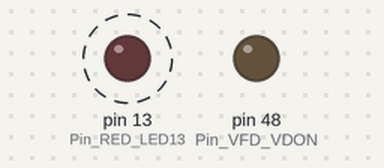
A sketch run on a simulated Arduino Mega 2560, built with avr-gcc and run on an emulated ATmega2560. Shown: output pins drawn as LEDs (lit = HIGH). Dashed ring = blinking. Pins used as bus, display or sensor lines are not drawn.

Above: at 0.5 s.
Timing chart, 0 to 4.6 s (numbered marks = the images above):
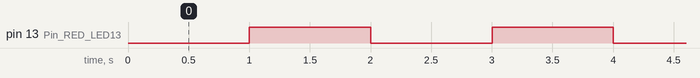

Measured:
- by itself, pin 13 (Pin_RED_LED13): alternates HIGH for 1.0 s and LOW for 1.0 s

The sketch:

vacfludis.ino
```cpp
// VFD.cpp, vacuum fluroescent example for Samsung HCS-12SS59T, V0.9 171112 qrt@qland.de

#include <Arduino.h>

#include "VFD.h"

void setup()
{
	pinMode(Pin_RED_LED13, OUTPUT);
	digitalWrite(Pin_RED_LED13, HIGH);

	Serial.begin(9600);
	Vfd.init();

	Vfd.write("QRT@QLAND_DE * ABCDEFGHIJKLMNOPQRSTUVWXYZ * 0123456789 * ");		// display
	Vfd.scroll(20);																// scroll left  (+) 20 * 0.01 chars per second
}																				//        right (-)
																				//        stop  (0)
void loop()
{
	digitalWrite(Pin_RED_LED13, !digitalRead(Pin_RED_LED13));
	delay(1000);
}
```

VFD.cpp
```cpp
// VFD.cpp, vacuum fluorescent display driver for Samsung HCS-12SS59T, V0.9 171112 qrt@qland.de

#include "VFD.h"
#include "TimerOne.h"

VFD Vfd;

SPISettings settingsA(SPIPARS);

void VFD::init()
{
	pinMode(Pin_VFD_RESET, OUTPUT);
	pinMode(Pin_VFD_CS, OUTPUT);

	digitalWrite(Pin_VFD_RESET, HIGH);		// VFD _RESET OFF
	digitalWrite(Pin_VFD_CS, HIGH);			//     _CS

	for(int16_t i=0; i<NUMDIGITS; i++)		// preset display buffer
		buf[i] = 0xff;						// with unused char

	buf[NUMDIGITS] = '\0';					// terminate buffer

#if SUPPLYMODE==0
	pinMode(Pin_VFD_VDON, OUTPUT);			// _VDON output
	digitalWrite(Pin_VFD_VDON, HIGH);		// Vdisp OFF
#else
	pinMode(Pin_VFD_SUCLK_A, OUTPUT);		// supply clock outputs
	pinMode(Pin_VFD_SUCLK_B, OUTPUT);       // OC2A:OC2B L:L
	//digitalWrite(Pin_VFD_SUCLK_A, LOW);
	//digitalWrite(Pin_VFD_SUCLK_B, LOW);
#endif

	supplyOn();								// supply on
	SPI.begin();

	digitalWrite(Pin_VFD_RESET, LOW);		// reset
	delayMicroseconds(1);					// tWRES
	digitalWrite(Pin_VFD_RESET, HIGH);
	delayMicroseconds(1);					// tRSOFF

	SPI.beginTransaction(settingsA);

	sendCmd(VFD_NUMDIGIT, NUMDIGITS);		// number of digits
	sendCmd(VFD_DUTY, 4);					// brightness 1..15
	sendCmd(VFD_LIGHTS, LINORM);			// lights normal

	SPI.endTransaction();
}

void VFD::supplyOn()
{
#if SUPPLYMODE==0
	digitalWrite(Pin_VFD_VDON, LOW);				// Vdisp ON
#else
	TCCR2A = 1<<COM2A1 | 1<<COM2B1 | 1<<COM2B0;		// OC2A:OC2B L:H
	TCCR2B = 1<<FOC2A | 1<<FOC2B;					// force output compare to fix phase

	TCCR2A = 1<<COM2A0 | 1<<COM2B0 | 1<<WGM21;		// OC2A, OC2B toggle, CTC

	OCR2A = SUPPLYCYC - 1;							// supply clock cycle
	OCR2B = SUPPLYCYC - 1;

	TCCR2B = 1<<CS21;								// DIV 8, start supply clock
#endif

	delay(1);
}

void VFD::supplyOff()
{
#if SUPPLYMODE==0
	digitalWrite(Pin_VFD_VDON, HIGH);					// Vdisp OFF
#else
	TCCR2B = 0;											// stop supply clock
	TCCR2A = 0;											// OC2A:OC2B L:L, normal port operation
	//digitalWrite(Pin_VFD_SUCLK_A, LOW);
	//digitalWrite(Pin_VFD_SUCLK_B, LOW);
#endif

	delay(1);
}

void VFD::write(char* text)
{
	scrLen = strlen(text);
	scrPos = NUMDIGITS-1;

	if(scrLen > BUFSIZE-1){
		scrLen = BUFSIZE-1;
		text[scrLen] = '\0';
	}

	strcpy(buf, text);
	display();
}

void doScroll()
{
	Vfd.display();

	if(Vfd.scrMode > 0){
		if(++Vfd.scrPos >= Vfd.scrLen)
			Vfd.scrPos = 0;
	}
	else{
		if(--Vfd.scrPos < 0)
			Vfd.scrPos = Vfd.scrLen-1;
	}
}

void VFD::scroll(int16_t mode)
{
	static bool tirat = false;

	scrMode = mode;

	if(mode == 0){
		Timer1.detachInterrupt();
	}
	else{
		Timer1.initialize((uint32_t)abs(mode) * 10000);

		if(!tirat){
			Timer1.attachInterrupt(doScroll);
			tirat = true;
		}
	}
}

void VFD::display()
{
	SPI.beginTransaction(settingsA);
	select(Pin_VFD_CS);

	sendCmdSeq(VFD_DCRAM_WR, 0);

	int16_t p = scrPos;

	for(int16_t i=0; i<NUMDIGITS; i++){
		sendChar(buf[p--]);

		if(p < 0)
			p = scrLen-1;
	}

	deSelect(Pin_VFD_CS);
	SPI.endTransaction();
}

void VFD::select(int pin)
{
	digitalWrite(pin, LOW);				// select
	delayMicroseconds(1);				// tCSS
}

void VFD::deSelect(int pin)
{
	delayMicroseconds(8);				// 1/2 tCSH
	digitalWrite(pin, HIGH);			// deselect
}

void VFD::sendCmd(char cmd, char arg)
{
	select(Pin_VFD_CS);					// select
	SPI.transfer(cmd | arg);			// send command and argument
	delayMicroseconds(8);				// 1/2 tCSH
	deSelect(Pin_VFD_CS);				// deselect
}

void VFD::sendCmdSeq(char cmd, char arg)
{
	SPI.transfer(cmd | arg);			// send command and argument
	delayMicroseconds(8);				// tDOFF
}

void VFD::sendChar(char c)
{
	SPI.transfer(getCode(c));			// send data
	delayMicroseconds(8);				// tDOFF and 1/2 tCSH for last data
}

char VFD::getCode(char c)
{
	if(c>='@' && c<='_')				// 64.. -> 16..
		c -= 48;
	else if(c>=' ' && c<='?')			// 32.. -> 48..
		c += 16;
	else if(c>='a' && c<='z')			// 97.. -> 17..
		c -= 80;
	else								// unvalid -> ?
		c = 79;

	return c;
}
```

VFD.h
```cpp
// VFD.h, vacuum fluroescent display driver for Samsung HCS-12SS59T, V0.9 171112 qrt@qland.de

#ifndef _VFD_h
#define _VFD_h

#if defined(ARDUINO) && ARDUINO >= 100
	#include "Arduino.h"
#else
	#include "WProgram.h"
#endif

#include <SPI.h>							// 50 MIOSO, 51 MOSI, 52 SCK, 53 SS

#define SPIPARS					2000000, LSBFIRST, SPI_MODE3
#define SUPPLYMODE				0			// 0 Vdisp, 1 supply clock
#define SUPPLYCYC				62			// 16E3^-1 / 2 / (16E6^-1 * DIV8)

#define VFD_DCRAM_WR			0x10		// ccccaaaa dddddddd dddddddd ..
#define VFD_CGRAM_WR			0x20		// "
#define VFD_ADRAM_WR			0x30		// ccccaaaa ******dd ******dd ..
#define VFD_DUTY				0x50		// ccccdddd
#define VFD_NUMDIGIT			0x60		// "
#define VFD_LIGHTS				0x70		// cccc**dd

#define LINORM					0x00		// normal display
#define LIOFF					0x01		// lights OFF
#define LION					0x02		//        ON

#define NUMDIGITS				12			// display digit width
#define BUFSIZE					100			// display/scroll buffer

const int Pin_VFD_RESET		=	49;			// VFD _RESET
const int Pin_VFD_VDON		=	48;			//     _VDON Vdisp 0=ON 1=OFF
const int Pin_VFD_CS		=	53;			//     _CS   chip select, SPI SS

const int Pin_VFD_SUCLK_A	=	10;			//     SUCLK A, OC2A
const int Pin_VFD_SUCLK_B	=	9; 			//           B,    B, inverted

const int Pin_RED_LED13		=   13;			// LED standard

class VFD
{
public:
	int16_t scrLen;
	int16_t scrPos;
	int16_t scrMode;

	void init();
	void supplyOn();
	void supplyOff();
	void write(char* text);
	void scroll(int16_t mode);
	void display();

protected:

private:
	char buf[BUFSIZE];

	void select(int pin);
	void deSelect(int pin);
	void sendCmd(char cmd, char arg);
	void sendCmdSeq(char cmd, char arg);
	void sendChar(char c);
	char getCode(char c);
};

extern VFD Vfd;

#endif
```
